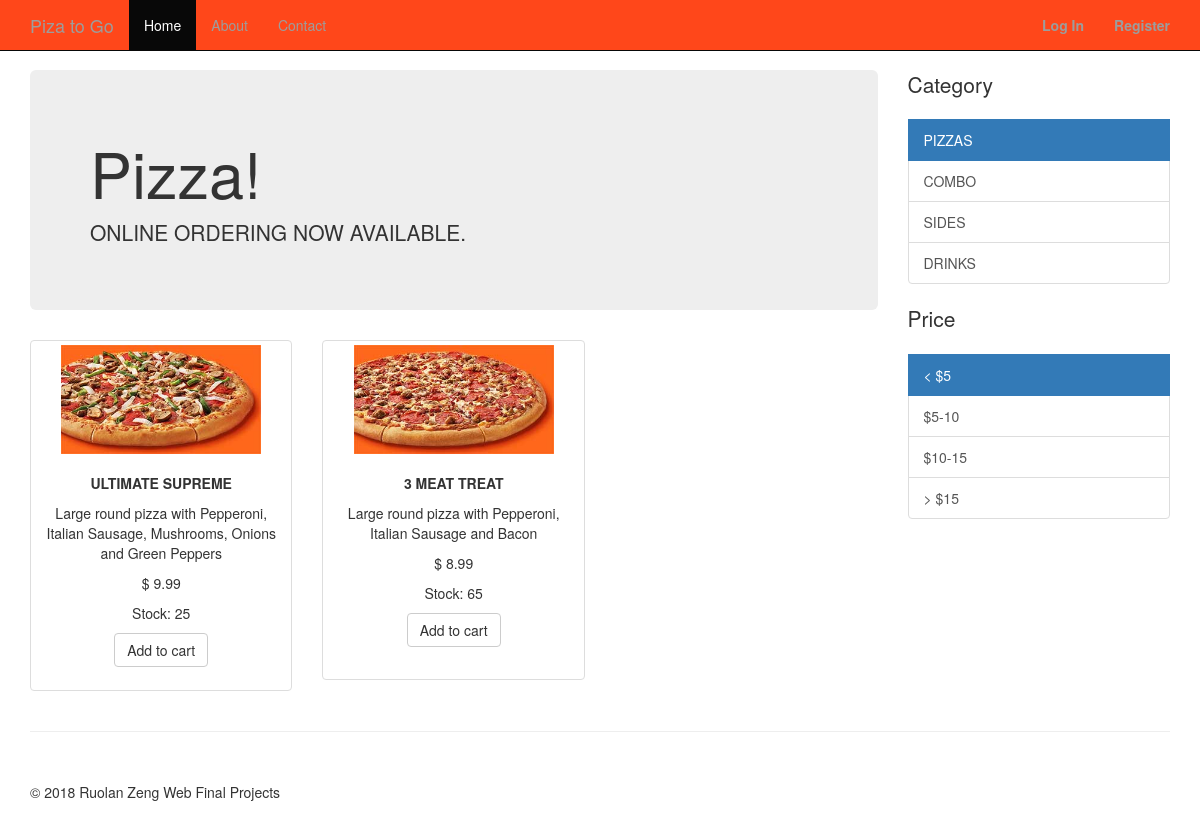
The page / on the database its author committed.
### tables this page shows
CREATE TABLE `Products` (
  `P_Id` int(11) NOT NULL,
  `Name` varchar(40) NOT NULL,
  `Category` varchar(40) DEFAULT NULL,
  `Price` double DEFAULT NULL,
  `Description` varchar(255) DEFAULT NULL,
  `Image` varchar(255) DEFAULT NULL,
  `Stock` int(3) NOT NULL
);

### index.php (the view, shortened to what this page needs)
<!DOCTYPE html>
<html lang="en">
  <head>
    <link href="assets/css/bootstrap.min.css" rel="stylesheet">
    <link href="assets/css/offcanvas.css" rel="stylesheet">
  </head>
  <body>
    <nav class="navbar navbar-fixed-top navbar-inverse" style="background-color:#ff471a;">
      <div class="container">
        <div class="navbar-header">
          <a class="navbar-brand" href="#">Piza to Go</a>
        </div>
        <div id="navbar" class="collapse navbar-collapse">
          <ul class="nav navbar-nav">
            <li class="active"><a href="#">Home</a></li>
            <li><a href="#about">About</a></li>
            <li><a href="#contact">Contact</a></li>
          </ul>
          <ul id="upright" class="nav navbar-nav navbar-right">
            <li id="upright1" class="dropdown">
              <a href="signup.php"><b>Register</b></a>
            </li>
          </ul>
          <ul id="upright" class="nav navbar-nav navbar-right">
            <li id="upright1" class="dropdown">
              <a href="signin.php"><b>Log In</b></a>
            </li>
          </ul>
        </div>
      </div>
    </nav>
    <div class="container">
      <div class="row row-offcanvas row-offcanvas-right">
        <div class="col-xs-12 col-sm-9">
          <div class="jumbotron">
            <h1>Pizza!</h1>
            <p>ONLINE ORDERING NOW AVAILABLE.</p>
          </div>
          <div class="row">
            <?php
            $con = mysqli_connect("localhost","root","root" , "OnlinePizzaOrder");
            $sql="SELECT * FROM Products";
            $result = mysqli_query($con,$sql);
            while($row = mysqli_fetch_array($result)){
              echo "<div class='col-sm-4 col-lg-4 col-md-4'>";
              echo "<div class='thumbnail' style='height: 340px;display: table;width: 100%;'>";
              $name = $row['Name'];
              $pictures = $row['Image'];
              $price = $row['Price'];
              $stock = $row['Stock'];
              $description = $row['Description'];
              echo "<center><p><img style='max-height:270px;max-width:200px;' src='images/$pictures'></p></center>";
              echo "<div class='caption'>";
              echo "<center><p class='name'><strong>" . $name . "</strong></p></center>";
              echo "<center><p class='description'>" . $description . "</p></center>";
              echo "<center><p class='price'>$ " . $price . "</p></center>";
              echo "<center><p class='stock'>Stock: " . $stock . "</p></center>";
              echo "<center><p><a class='btn btn-default' href='login.php' role='button'>Add to cart</a></p></center>";
              echo "</div></div></div>";
            }
            ?>
          </div>
        </div>
        <div class="col-xs-6 col-sm-3 sidebar-offcanvas" id="sidebar">
          <div class="list-group">
            <p class="lead">Category</p>
            <a href="#" class="list-group-item active">PIZZAS</a>
            <a href="#" class="list-group-item">COMBO</a>
            <a href="#" class="list-group-item">SIDES</a>
            <a href="#" class="list-group-item">DRINKS</a>
          </div>
          <div class="list-group">
            <p class="lead">Price</p>
            <a href="#" class="list-group-item active">< $5</a>
            <a href="#" class="list-group-item">$5-10</a>
            <a href="#" class="list-group-item">$10-15</a>
            <a href="#" class="list-group-item">> $15</a>
          </div>
        </div>
      </div>
      <hr>
      <footer>
        <p>&copy; 2018 Ruolan Zeng Web Final Projects</p>
      </footer>
    </div>
  </body>
</html>

### assets/css/offcanvas.css (style rules this page uses)
html, body { overflow-x: hidden; }
body { padding-top: 70px; }
footer { padding: 30px 0; }

### rows shown on the page
products: Image (picture), Name "ULTIMATE SUPREME", Description "Large round pizza with Pepperoni, Italian Sausage, Mushrooms, Onions and Green Peppers", Price "9.99", Stock "25"
products: Image (picture), Name "3 MEAT TREAT", Description "Large round pizza with Pepperoni, Italian Sausage and Bacon", Price "8.99", Stock "65"
